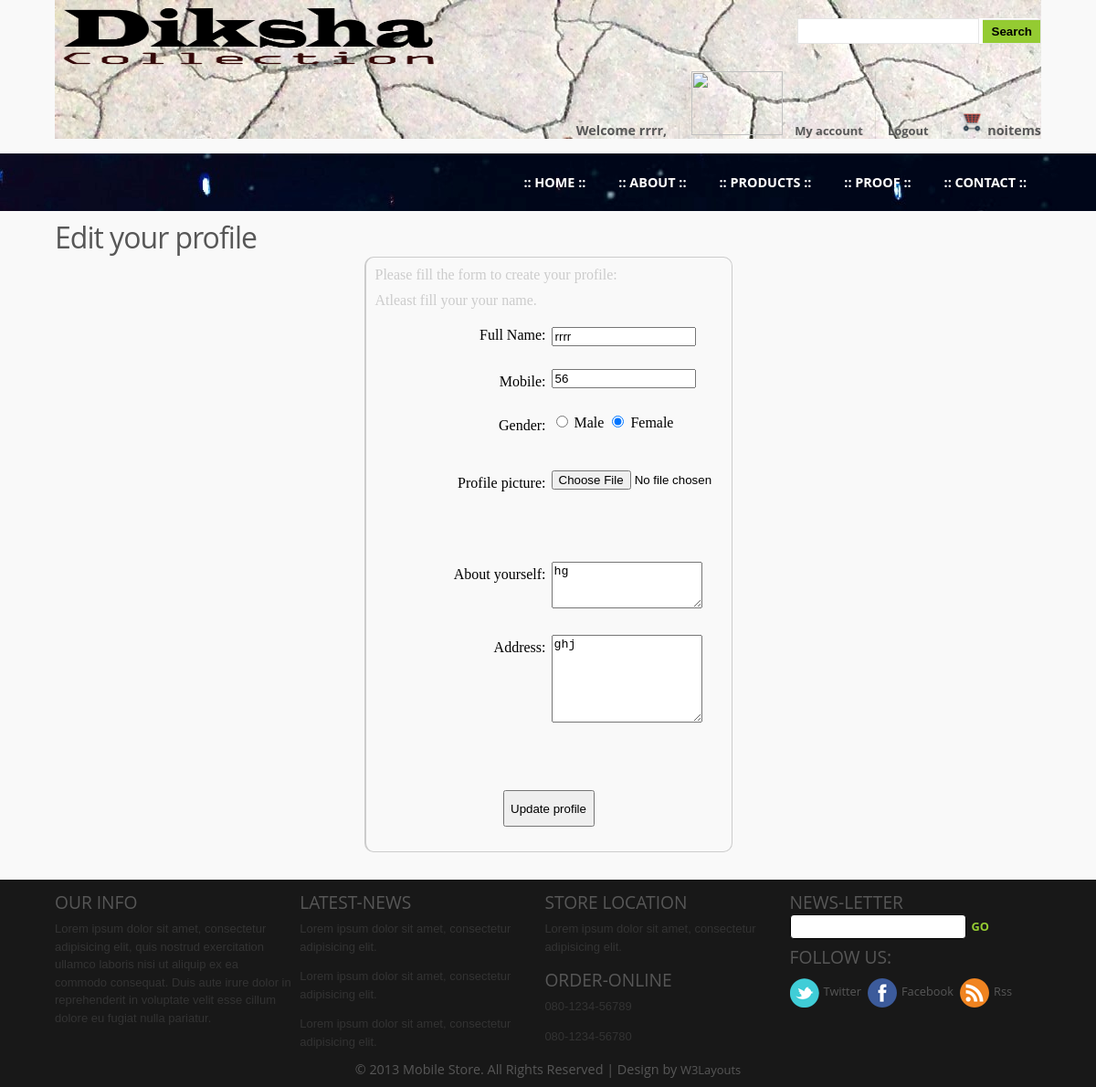
The page /web/sites/webs/2_myaccount.php (signed in) on the database its author committed.
### tables this page shows
CREATE TABLE `client` (
  `id` int(11) NOT NULL,
  `name` varchar(50) NOT NULL,
  `email` varchar(50) NOT NULL,
  `pass` varchar(50) NOT NULL,
  `phone` bigint(20) NOT NULL,
  `gender` enum('m','f') NOT NULL DEFAULT 'm',
  `user_pic` varchar(50) NOT NULL,
  `about` text NOT NULL,
  `addess` text NOT NULL,
  `is_active` enum('y','n') NOT NULL DEFAULT 'y'
);

### web/sites/webs/2_myaccount.php (the view, shortened to what this page needs)
<?php
require("../../includes/head.php");
$id = $_SESSION['user_id'];
$sql = "SELECT * FROM `client` WHERE `id`=$id";
$res = mysqli_query($con,$sql);
$row = mysqli_fetch_assoc($res);
?>
<div class="about">
		    		<h4>Edit your profile</h4>
<form name="frm" action="3_registering.php" method="post"  enctype="multipart/form-data">
		    		<div style="border:1px solid #ccc; width:400px;margin:0 auto;height:650px;border-radius:10px;border-left:2px solid #ccc;">
		    			<div style="margin:10px;color:#ccc">Please fill the form to create your <b>profile</b>:</div>
		    			<div style="margin:10px;color:#ccc">Atleast fill your your name.</div>
		    			<div style="width:197px;float:left;border:0px solid #ccc;margin-top: 10px" align="right">
		    				Full Name:
		    			</div>
		    			<div style="width:197px;float:right;margin-top: 10px;border:0px solid #ccc;">
						    <input type="text" name="nm" required placeholder="Enter your name" value="<?php echo isset($_SESSION['user_name'])? $_SESSION['user_name']:'' ?>" style="width:150px;">
		    			</div>
		    			<div style="width:197px;float:left;border:0px solid #ccc;margin-top: 30px" align="right">
		    				Mobile:
		    			</div>
		    			<div style="width:197px;float:right;margin-top: 25px;border:0px solid #ccc;">
		    				<input type="number" name="mobile" value="<?php echo $row['phone'] ?>" style="width:150px;">
		    			</div>
		    			<div style="width:197px;float:left;border:0px solid #ccc;margin-top: 30px" align="right">
		    				Gender:
		    			</div>
		    			<div style="width:197px;float:right;margin-top: 25px;border:0px solid #ccc;">
                            <?php
                                    if($row['gender']=='m'){
                                        print "<input type='radio' name='gender' value='m' checked='checked'> Male
                                        <input type='radio' name='gender' value='f'> Female";
                                    }
                                    else{
                                        print "<input type='radio' name='gender' value='m'> Male
                                        <input type='radio' name='gender' value='f' checked='checked'> Female";
                                    }
                            ?>
                        <br><br>
                        </div>
		    			<div style="width:197px;float:left;border:0px solid #ccc;margin-top: 30px" align="right">
		    			<img src="pro_images/<?php echo $row['user_pic'];?>" alt="" height=30px; width 30px;> Profile picture:
		    			</div>
		    			<div style="width:197px;float:right;margin-top: 25px;border:0px solid #ccc;">
                        <input type="file" name="im"><br><br>
                        <?php
                            $old_img= "";
                            $t = $row['user_pic'];
                            if( $t !=""){
                                $old_img= $row['user_pic'] ;
                            }
                        ?>
                        <input type="hidden" name="old_im" value="<?php echo $old_img;?>"><br><br>
		    			</div>
		    			<div style="width:197px;float:left;border:0px solid #ccc;margin-top: 30px" align="right">
		    				About yourself:
		    			</div>
		    			<div style="width:197px;float:right;margin-top: 25px;border:0px solid #ccc;">
                            <textarea name="about" rows="3" cols="18"><?php echo $row['about'] ?></textarea>
		    			</div>
		    			<div style="width:197px;float:left;border:0px solid #ccc;margin-top: 30px" align="right">
		    				Address:
		    			</div>
		    			<div style="width:197px;float:right;margin-top: 25px;border:0px solid #ccc;">
		    				<textarea name="addess" rows="6" cols="18"><?php echo $row['addess'] ?></textarea>
		    			</div>
		    			<div align="center" style="margin-top: 15px;">
                            <input type="submit" value="Update profile" style="height:40px;width:100px;">
                        </div>
		    		</div>
</form>
				</div>
		    	</div>
		    	</div>
<?php
require("../../includes/footer.php");

### web/css/style2.css (style rules this page uses)
html, body, div, span, applet, object, iframe, h1, h2, h3, h4, h5, h6, p, blockquote, pre, a, abbr, acronym, address, big, cite, code, del, dfn, em, img, ins, kbd, q, s, samp, small, strike, strong, sub, sup, tt, var, b, u, i, dl, dt, dd, ol, nav ul, nav li, fieldset, form, label, legend, caption, article, aside, canvas, details, embed, figure, figcaption, footer, header, hgroup, menu, nav, output, ruby, section, summary, time, mark, audio, video { margin: 0; padding: 0; border: 0; font-size: 100%; font: inherit; vertical-align: baseline; }
body { background: #F9F9F9; }
.about h4 { color: #575757; font-size: 2em; font-family: 'Open Sans', sans-serif; font-weight: normal; margin-top: 7px; letter-spacing: -1px; }

### rows shown on the page
client: mobile "56", about "hg", addess "ghj"

### other values the page prints
$_SESSION[user_name] "rrrr"
